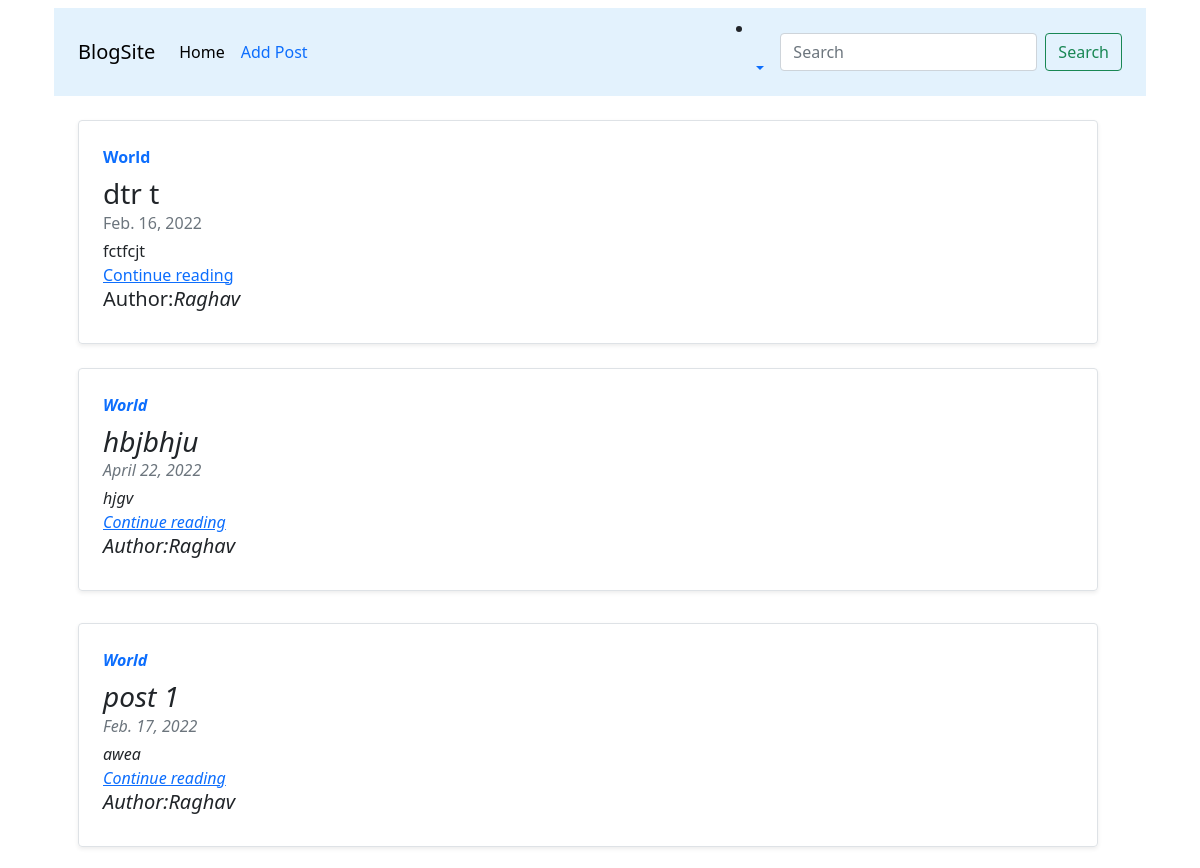
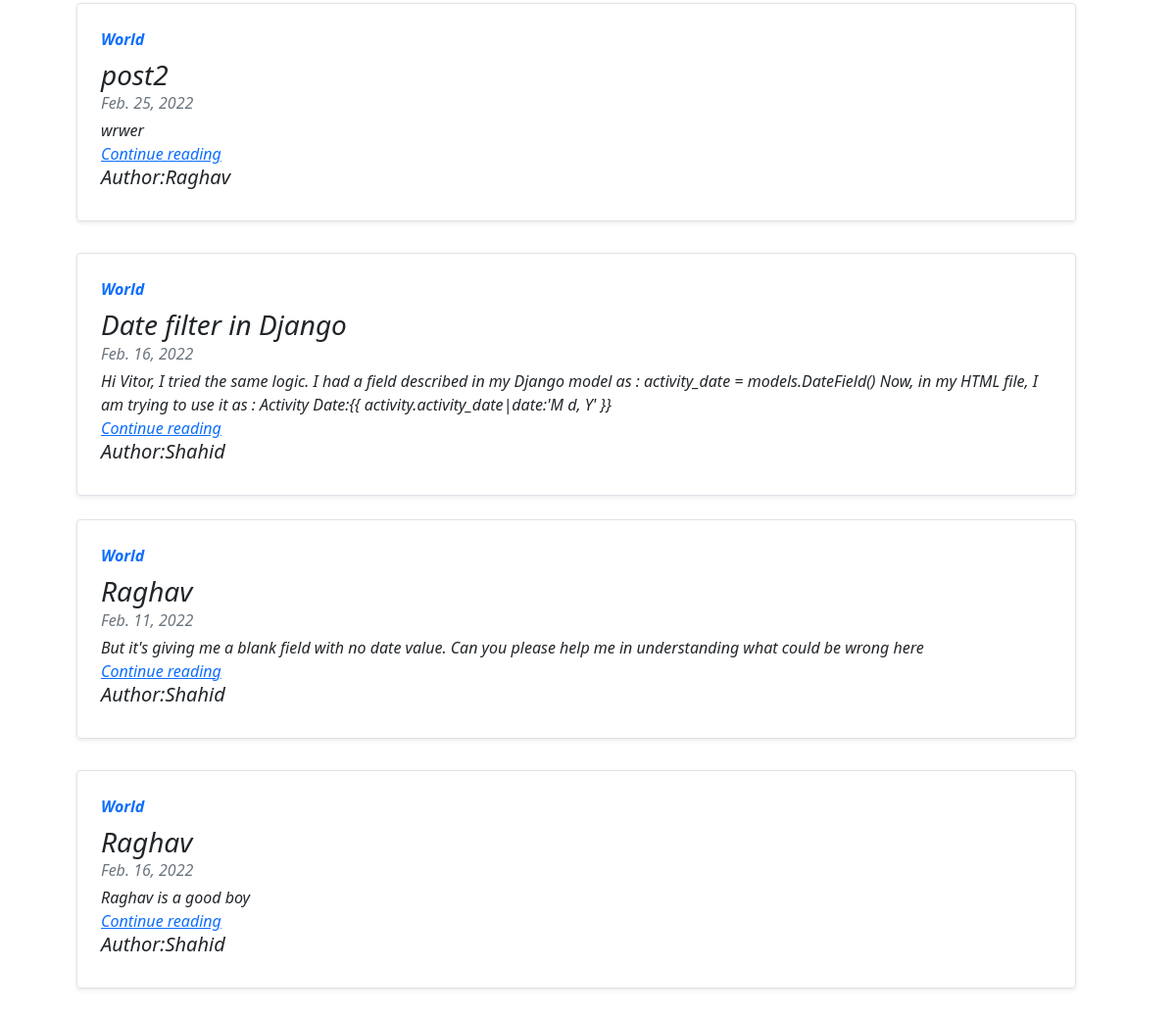
The page / (signed in) on the database its author committed (2 pictures, top to bottom).
### home/models.py (models this page shows, shortened)
class Blog(models.Model):
    author=models.ForeignKey(User,null=True,on_delete=models.CASCADE)
    post_id=models.AutoField(primary_key=True)
    slug=models.CharField(max_length=130,blank=True)
    title=models.CharField(max_length=100,null=True)
    description=models.TextField(null=True)
    thumbnail=models.ImageField(default="userprofile.png",upload_to='static',null=True)
    date_created=models.DateField(auto_now=True,null=True)
    viewers = models.TextField(default="", null=True, blank=True)
    numViews = models.IntegerField(default=0)

class User(AbstractBaseUser,PermissionsMixin):
    username=None
    email=models.EmailField(db_index=True,unique=True,max_length=254)
    first_name=models.CharField(max_length=50)
    last_name=models.CharField(max_length=50)
    mobile=models.CharField(max_length=50)
    address=models.CharField(max_length=50)
    date_joined=models.DateTimeField(default=now)
    is_staff=models.BooleanField(default=False)#must need,otherwise you will not able to login
    is_active=models.BooleanField(default=False)#must need,otherwise you will not able to login
    is_superuser=models.BooleanField(default=False)#This is inherited Permissions
    objects=CustomUserManager()
    USERNAME_FIELD='email'
    REQUIRED_FIELD = []
    class Meta:
        verbose_name='user'
        verbose_name_plural='users'

### home/views.py (the view)
# urls.py: 2. Add a URL to urlpatterns:  path('', views.home, name='home')
def home(request):
    blog=Blog.objects.all()
    context={'blog':blog}
    return render(request,'blog.html',context)

### home/templates/blog.html (shortened to what this page needs)
{% extends 'base.html' %}
{% load static %}
{% block content %}
    <nav class="navbar navbar-expand-lg"
         class="navbar navbar-light"
         style="background-color: #e3f2fd;">
        <div class="container-fluid">
            <a class="navbar-brand" href="{% url 'home' %}">BlogSite</a>
            <div class="collapse navbar-collapse" id="navbarSupportedContent">
                <ul class="navbar-nav me-auto mb-2 mb-lg-0">
                    <li class="nav-item">
                        <a class="nav-link active" aria-current="page" href="{% url 'home' %}">Home</a>
                    </li>
                    {% if request.user.is_authenticated %}
                    <li class="nav-item">
                      <a class="nav-link" href="{% url 'addpost' %}">Add Post</a>
                  </li>
                    {% endif %}
                </ul>
                {% if request.user.is_authenticated %}
                    <li class="nav-item dropdown">
                        <a class="nav-link dropdown-toggle"
                           href="#"
                           id="navbarDropdown"
                           role="button"
                           data-bs-toggle="dropdown"
                           aria-expanded="false">
                        </a>
                            {% endif %}
                </li>
                <form class="d-flex" method="GET" action="{% url 'search' %}">
                    <input class="form-control me-2"
                            name="query"
                            id="query"
                           type="search"
                           placeholder="Search"
                           aria-label="Search">
                    <button class="btn btn-outline-success" type="submit">Search</button>
                </form>
            </div>
        </div>
    </nav>
    <div class="container mt-4">
        <div class="row mb-2">
            {% for blog in blog %}
                <div class="row mb-2">
                    <div class="col md-6">
                        <div class="row g-0 border rounded overflow-hidden flex-md-row mb-4 shadow-sm h-md-250 position-relative">
                            <div class="col p-4 d-flex flex-column position-static">
                                <strong class="d-inline-block mb-2 text-primary">World</strong>
                                <h3 class="mb-0">{{ blog.title }}</h3>
                                <div class="mb-1 text-muted">{{ blog.date_created }}</div>
                                <p class="card-text mb-auto">
                                    {{ blog.description }}
                                </p>
                                <a href="{% url 'blog' blog.slug %}" >Continue reading</a>
                                {% if request.user == blog.author %}
                                <a href="{% url 'update_post' blog.post_id %}">Update</a>
                                <a  href="{% url 'delete_post' blog.post_id %}" >Delete</a>
<div id="result"></div>
                                {% else %}
                                <h5>Author:<i>{{blog.author.first_name}}<i></h5>
                                {% endif %}
                            </div>
                        </div>
                        {% if forloop.counter|divisibleby:2 %}
                        </div>
                      </div>
                    </div>
                    {% endif %}
            {% endfor %}
        </div>
    </div>
{% endblock content %}

### rows shown on the page
Blog: title "dtr t", date_created "Feb. 16, 2022", description "fctfcjt", author.first_name "Raghav"
Blog: title "hbjbhju", date_created "April 22, 2022", description "hjgv", author.first_name "Raghav"
Blog: title "post 1", date_created "Feb. 17, 2022", description "awea", author.first_name "Raghav"
Blog: title "post2", date_created "Feb. 25, 2022", description "wrwer", author.first_name "Raghav"
Blog: title "Date filter in Django", date_created "Feb. 16, 2022", description "Hi Vitor, I tried the same logic. I had a field described in my Django model as : activity_date = models.DateField() Now, in my HTML file, I am trying to use it as : Activity Date:{{ activity.activity_date|date:'M d, Y' }}", author.first_name "Shahid"
Blog: title "Raghav", date_created "Feb. 11, 2022", description "But it's giving me a blank field with no date value. Can you please help me in understanding what could be wrong here", author.first_name "Shahid"
Blog: title "Raghav", date_created "Feb. 16, 2022", description "Raghav is a good boy", author.first_name "Shahid"
